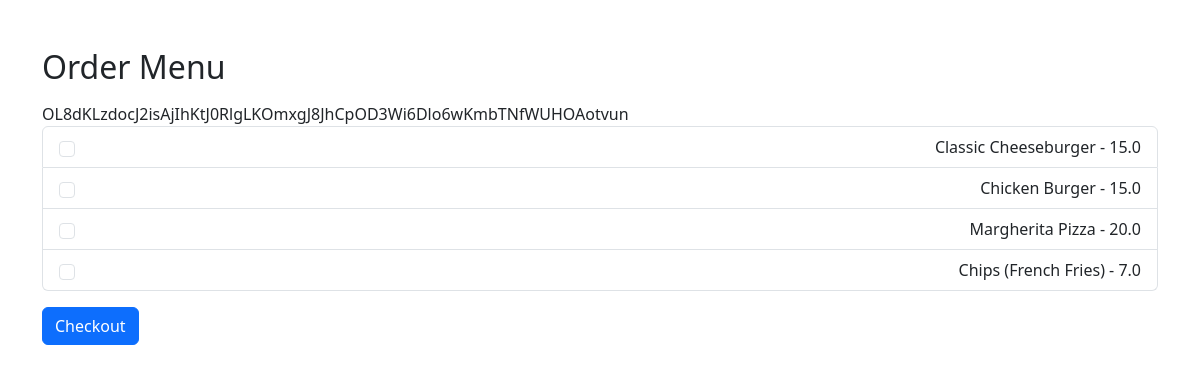
The page /menu/order/ on the database as committed earlier.
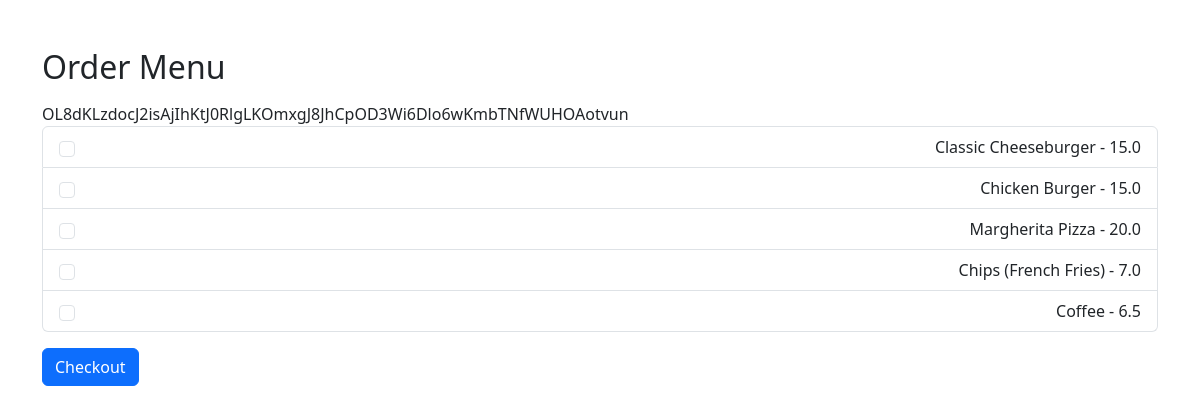
The same page on the database as committed later.
### menu/models.py (models this page shows, shortened)
class MenuItem(models.Model):
    name = models.CharField(max_length=255)
    description = models.TextField()
    price = models.FloatField()
    available = models.BooleanField(default=True)
    inventory_item = models.ForeignKey(
        'inventory.Inventory',
        on_delete=models.CASCADE,
        related_name='menu_items',
        default=1
    )
    def inventory(self):
        Inventory = apps.get_model('inventory', 'Inventory')
        return Inventory.objects.get(id=self.inventory_item_id)

### menu/views.py (the view)
# urls.py: path('order/', order_menu, name='order_menu'),
def order_menu(request):
    menu_items = MenuItem.objects.filter(available=True)
    return render(request, 'menu/order.html', {'menu_items': menu_items})

### menu/templates/menu/order.html (shortened to what this page needs)
<!DOCTYPE html>
<html lang="en">
<head>
    <link href="https://cdn.jsdelivr.net/npm/bootstrap@5.3.3/dist/css/bootstrap.min.css" rel="stylesheet">
</head>
<body>
    <div class="container mt-5">
        <h2>Order Menu</h2>
        <form method="POST" action="{% url 'menu:checkout_order' %}" class="mt-3">
            {{ csrf_token }}
            <ul class="list-group">
                {% for item in menu_items %}
                    <li class="list-group-item d-flex justify-content-between align-items-center">
                        <input type="checkbox" class="form-check-input me-1" name="ordered_menu_items" value="{{ item.id }}">
                        {{ item.name }} - {{ item.price }}
                    </li>
                {% endfor %}
            </ul>
            <button type="submit" class="btn btn-primary mt-3">Checkout</button>
        </form>
    </div>
</body>
</html>

Rows that differ between the two databases and show on the page:
added MenuItem: name "Coffee", price "6.5"
